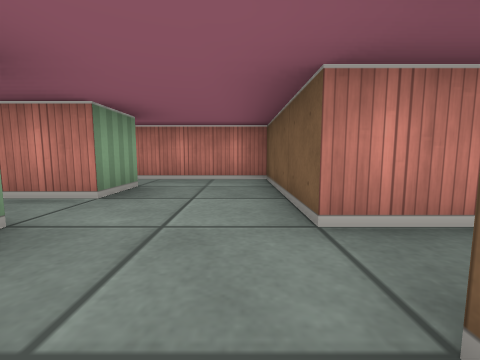
view 1 (above)

13 first-person views from a walk through a cub3D ray-caster map. The camera is about half as high as the walls, tilts 6° down and sees 90° across. The floor is counted in squares. Each view is taken from the middle of a square. On the plan, view 1 faces up. The plan holds only what a view shows up to about 9 squares ahead; the rest is blank. The place goes on beyond the plan.

view 2
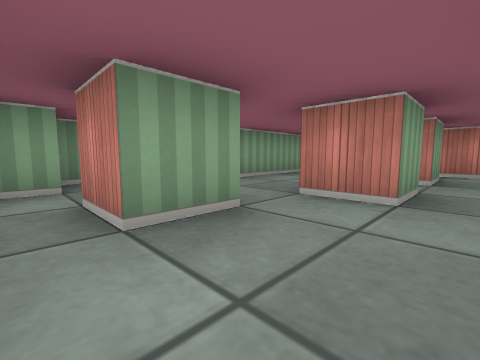

view 3
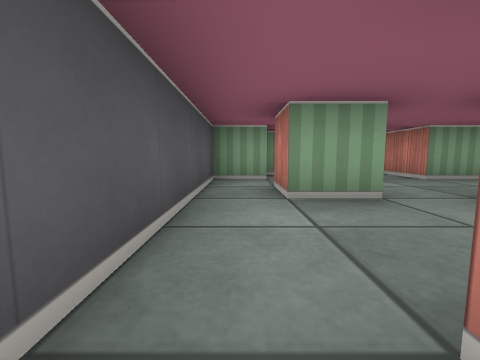

view 4
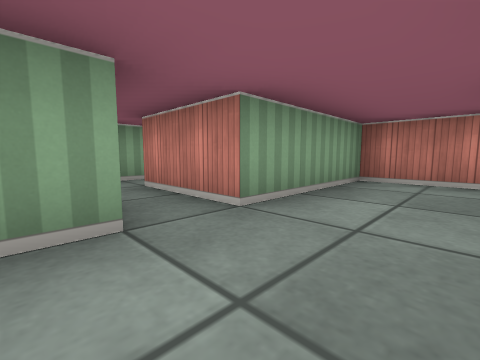

view 5
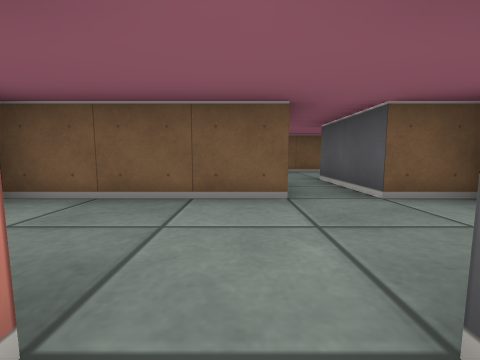

view 6
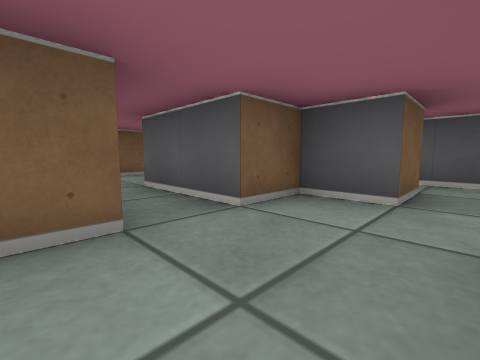

view 7
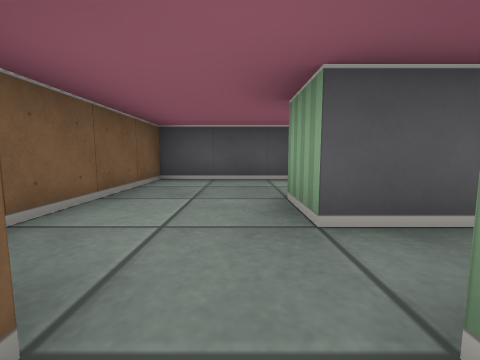

view 8
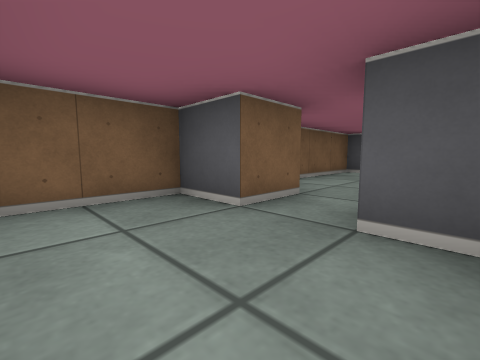

view 9
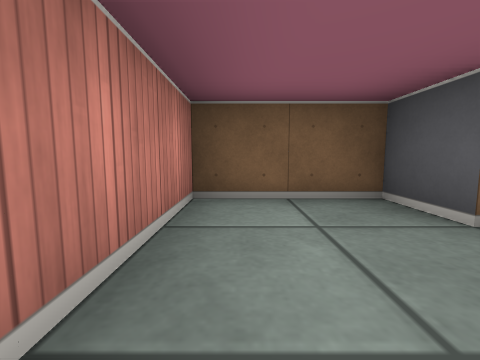

view 10
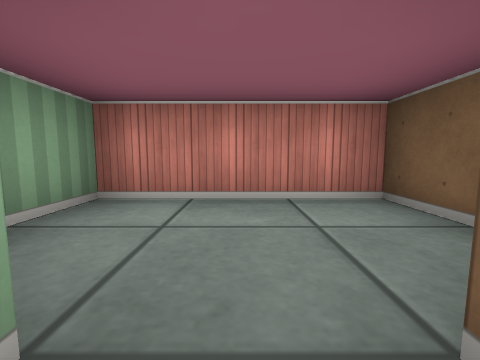

view 11
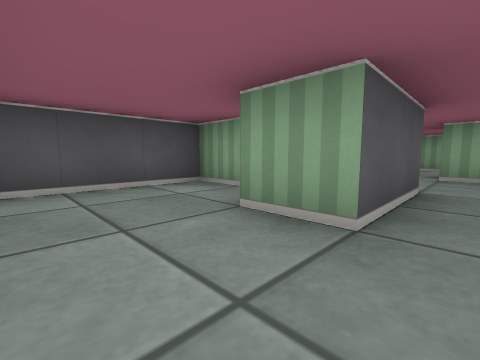

view 12
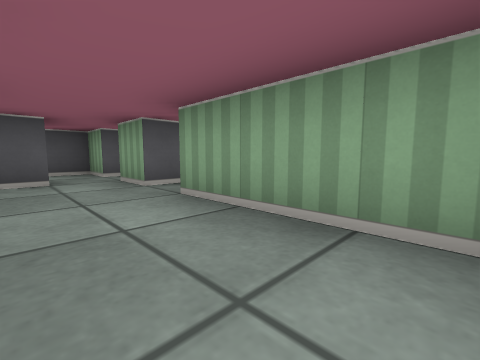

view 13
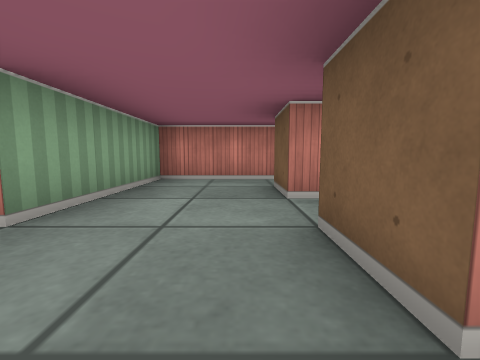

### Floor plan
Ten units are one square. View 1 is at (0, 0); x grows to the right and y downward. Boxes are objects, and circles mark ways between rooms. Rooms are numbered by the first view taken in them; rooms with no view inside come last. Other rooms are left out.
<svg viewBox="-70 -50 120 80">
<path fill="none" stroke="#000" d="M-25 4 -25 15 -35 15M-15 -15 -15 -5 -25 -5 -25 -15M-36 5 -29 5M-51 -5 -45 -5 -45 5M-45 14 -45 25 -2 25M-15 -35 -15 -25 -25 -25 -25 -35M-55 10 -55 15M-5 15 -5 5 5 5 5 -5 25 -5M16 -15 5 -15 5 -45 -45 -45 -45 -15 -65 -15M19 -25 25 -25M35 -14 35 -25 45 -25 45 -45 15 -45 15 -35M25 -25 25 -15M15 15 15 25 45 25 45 -8M25 -5 25 5"/>
<circle cx="15" cy="-10" r="3" fill="#2a7"/>
<circle cx="30" cy="-20" r="3" fill="#2a7"/>
<text x="-30" y="-10">1</text>
<text x="30" y="-30">2</text>
<text x="30" y="10">3</text>
</svg>
Room 1 opens to room 3. Room 2 opens to room 3.

Where each view was taken, in squares from view 1:
view 1: 0 up, 0 right, facing up
view 2: 2 down, 1 left, facing up-left
view 3: 2 down, 0 right, facing left
view 4: 0 up, 3 left, facing up-left
view 5: 2 up, 2 left, facing right
view 6: 2 up, 1 left, facing down-right
view 7: 2 up, 3 right, facing down
view 8: 4 up, 2 right, facing down-right
view 9: 4 up, 2 right, facing right
view 10: 2 up, 3 right, facing up
view 11: 1 up, 4 right, facing down-left
view 12: 4 up, 3 left, facing down-left
view 13: 0 up, 3 left, facing up
